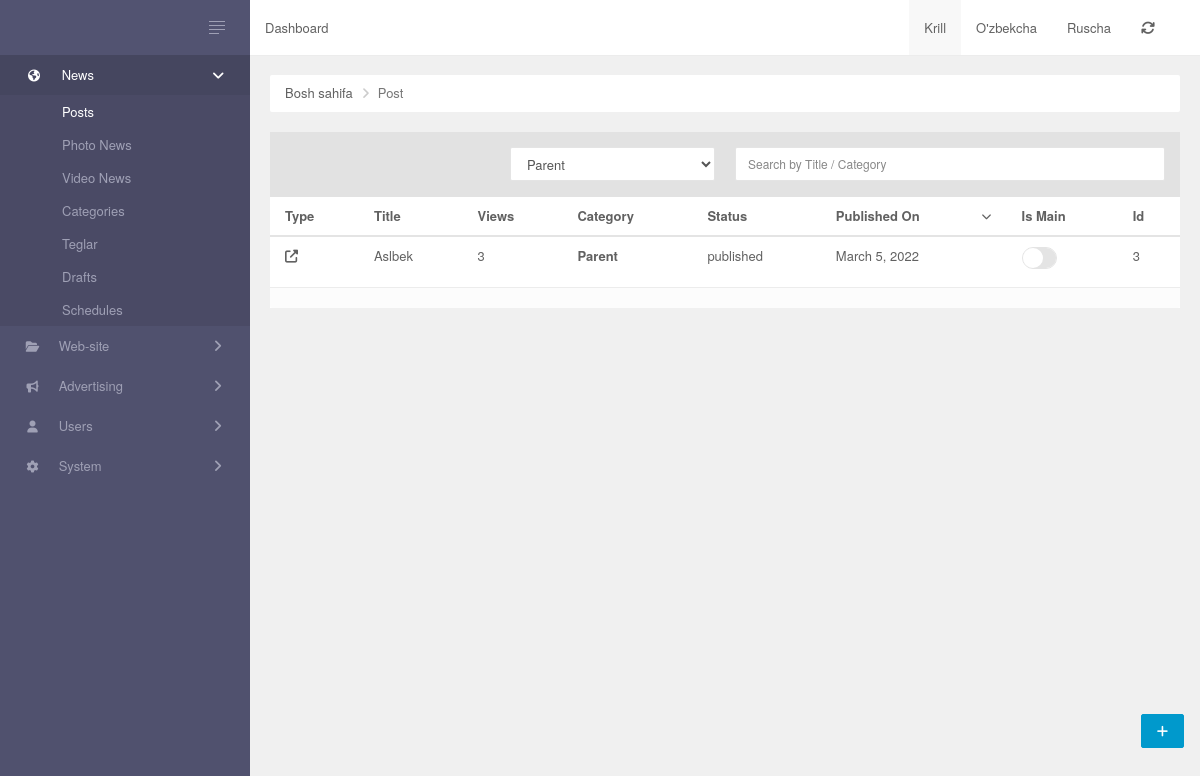
/, run on an earlier commit of the app's database.
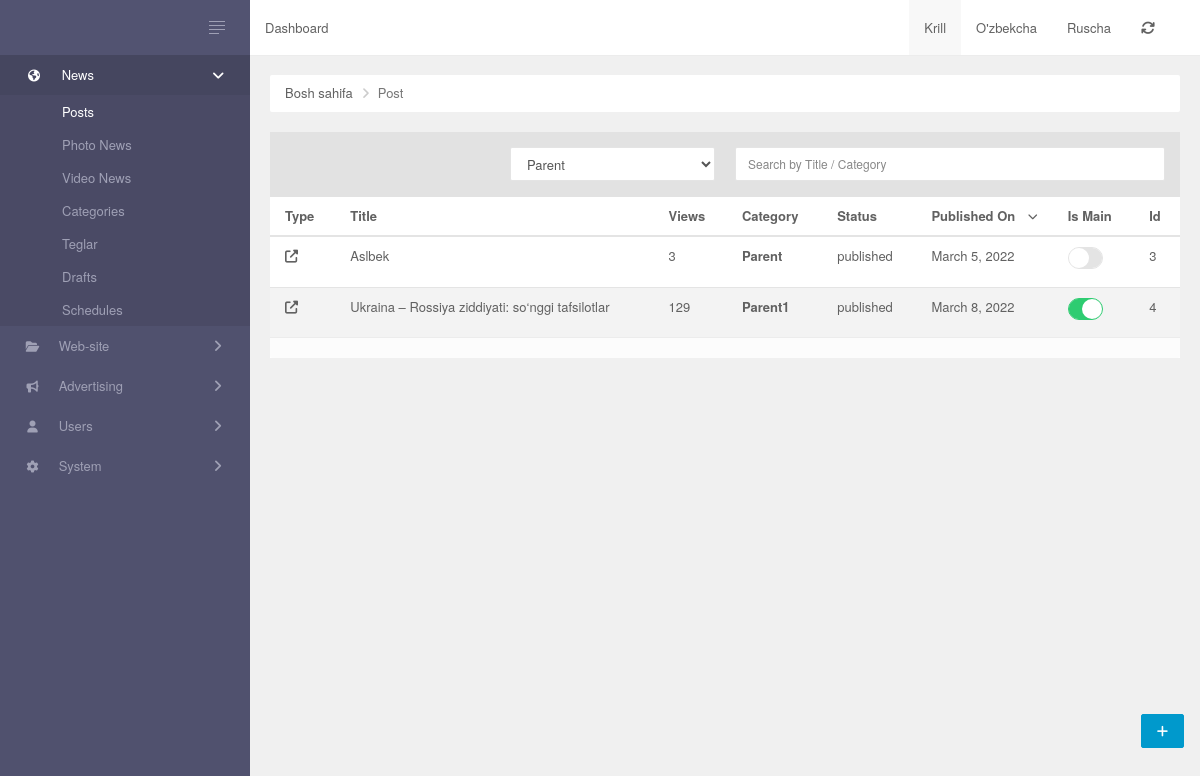
And on a later commit of the database.
### Admin/models/post.py (models this page shows, shortened)
class Post(models.Model):
    name = models.CharField(max_length = 200)
    slug = models.SlugField(unique=True, max_length=100)
    img = models.ImageField(upload_to='image/', default=True)
    short_info = models.CharField(max_length = 150)
    description = QuillField()
    category = models.ForeignKey('Category', on_delete = models.CASCADE)
    tags = TaggableManager()
    created_at = models.DateTimeField(auto_now_add = True)
    updated_at = models.DateTimeField(auto_now = True)
    STATUS = Choices('draft', 'published', 'disabled', 'posted')
    status = StatusField()
    views = models.PositiveBigIntegerField(default = 0)
    author = models.ForeignKey('MyUser', on_delete = models.CASCADE)
    is_main = models.BooleanField(default = False)

### Admin/models/category.py (models this page shows)
class Category(MPTTModel):
    name = models.CharField(max_length = 200)
    slug = models.SlugField(unique=True)
    description = models.TextField()
    is_hidden = models.BooleanField()
    is_home = models.BooleanField()
    creted_at = models.DateTimeField(auto_now_add = True)
    parent = TreeForeignKey('self', on_delete=models.CASCADE, null=True, blank=True, related_name='children')
    class MPTTMeta:
        order_insertion_by = ['name']
    def __str__(self):
        return self.name

### Admin/views.py (the view)
# urls.py: path('', index, name ='home'),
def index(request):
    news = Post.objects.all()
    category = Category.objects.all()
    return render(request,'index.html',{'news':news,'categories':category})

### Admin/templates/index.html (shortened to what this page needs)
{% extends 'base.html' %}
{% load static %}
{% block content %}
        <div class="main-panel">
            {% include 'inc/header.html' %}
            <div class="main-content">
                <ul class="breadcrumb ">
                    <li><a href="{% url 'home' %}">Bosh sahifa</a></li>
                    <li class="active">Post</li>
                </ul>
                <div class="button-panel">
                    <a class="btn btn-fab btn-raised btn-primary" href="#" title="Create news Post"><i class="fa fa-plus"></i></a>
                </div>
                <div id="post-grid" data-pjax-container="">
                    <div class="panel panel-default data-grid">
                        <div class="panel-heading">
                            <div class="row" id="data-grid-filters">
                                <form id="w0" action="{% url 'news_search' %}" method="post">
                                    <div class="col col-md-3  col-md-offset-3">
                                        <div class="form-group field-post-_domain">
                                            <select class="form-control">
                                                {% for i in categories %}
                                                <option value="{{i.name}}">{{i.name}}</option>
                                                {% endfor %}
                                            </select>
                                        </div>
                                    </div>
                                    <div class="col col-md-6 col-md-6">
                                        <div class="form-group field-post-search">
                                            <input type="text" id="post-search" class="form-control" name="query" placeholder="Search by Title / Category">
                                        </div>
                                    </div>
                                </form>
                            </div>
                        </div>
                        <div id="data-grid" class="table-responsive scroll">
                            <table class="table table-striped table-hover">
                                <thead>
                                    <tr>
                                        <th><a href="/post/index?sort=type" data-sort="type">Type</a></th>
                                        <th><a href="/post/index?sort=title" data-sort="title">Title</a></th>
                                        <th><a href="/post/index?sort=views" data-sort="views">Views</a></th>
                                        <th><a href="/post/index?sort=views" data-sort="views">Category</a></th>
                                        <th><a href="/post/index?sort=status" data-sort="status">Status</a></th>
                                        <th><a class="desc" href="/post/index?sort=published_on" data-sort="published_on">Published On</a></th>
                                        <th><a href="/post/index?sort=is_main" data-sort="is_main">Is Main</a></th>
                                        <th>Id</th>
                                    </tr>
                                </thead>
                                <tbody>
                                    {% for i in news %}
                                    <tr class="  " data-key="620ddae1f2750876ef694475">
                                        <td><a href="#" data-pjax="0" target="_blank"><i class="fa fa-external-link"></i></a></td>
                                        <td><a href="#" data-pjax="0">{{i.name|truncatechars:100}}</a></td>
                                        <td>{{i.views}}</td>
                                        <th><a href="" data-sort="views">{{i.category}}</a></th>
                                        <td>{{i.status}}</td>
                                        <td>{{i.created_at|date}}</td>
                                        <td>
                                            <label id="checkBo_w30" class="switch switch-sm">
                                                <input type="checkbox" name="is_main" {% if i.is_main %}checked{% endif %} ><span><i class='handle'></i></span>
                                            </label>
                                        </td>
                                        <td><a href="/post/schedule?p=620ddae1f2750876ef694475" data-pjax="0">{{i.id}}</a></td>
                                    </tr>
                                    {% endfor %}
                                </tbody>
                            </table>
                            <div class='panel-footer'>
                            </div>
                        </div>
                    </div>
                </div>
            </div>
        </div>
{% endblock %}

### templates/base.html (shortened to what this page needs)
{% load static %}
{% load bootstrap5 %}
{% load widget_tweaks %}
<!DOCTYPE html>
<html lang="en">
<head>
    <link href="{% static 'fontawesomefree/css/all.min.css' %}" rel="stylesheet" type="text/css">
    <link rel="stylesheet" href="{% static 'css/style.css' %}">
    <link rel="stylesheet" href="{% static 'css/bootstrap.css' %}">
    <link rel="stylesheet" href="{% static 'css/perfect-scollbar.min.css' %}">
    <link rel="stylesheet" href="{% static 'css/urban.css' %}">
    <link rel="stylesheet" href="{% static 'css/urban.skins.css' %}">
</head>
<body class="sidebar-skin-dark">
    <div class="app layout-fixed-header ">
        {% include 'include/sidebar.html' %}
    {% block content %}
    {% endblock %}
    </div>
</body>
</html>

### templates/include/sidebar.html (shortened to what this page needs)
<div class="sidebar-panel offscreen-left">
    <div class="brand">
        <a href="javascript:;" class="toggle-sidebar hidden-xs hamburger-icon v3"
           data-toggle="layout-small-menu">
            <span></span>
            <span></span>
            <span></span>
            <span></span>
        </a>
    </div>
    {% with request.resolver_match.url_name as url_name %}
    <nav class="ps-container ps-theme-default" role="navigation">
        <ul class="nav">
            <li class="menu-accordion {% if url_name == 'home' or url_name == 'categories' %}open{% endif %}">
                <a href="/post/#">
                    <i class="fa fa-globe"></i>
                    <span>News</span>
                </a>
                <ul class="sub-menu">
                    <li class="{% if url_name == 'home' %}active{% endif %}">
                        <a href="{% url 'home' %}">
                            <span>Posts</span>
                        </a>
                    </li>
                    <li class="">
                        <a href="/post/photo">
                            <span>Photo News</span>
                        </a>
                    </li>
                    <li class="">
                        <a href="/post/video">
                            <span>Video News</span>
                        </a>
                    </li>
                    <li class="{% if url_name == 'categories' %}active{% endif %}">
                        <a href="{% url 'categories' %}">
                            <span>Categories</span>
                        </a>
                    </li>
                    <li class="">
                        <a href="/tag/index">
                            <span>Teglar</span>
                        </a>
                    </li>
                    <li class="">
                        <a href="/post/draft">
                            <span>Drafts</span>
                        </a>
                    </li>
                    <li class="">
                        <a href="/post/schedule">
                            <span>Schedules</span>
                        </a>
                    </li>
                </ul>
            </li>
            <li class="menu-accordion">
                <a href="/post/#">
                    <i class="fa fa-folder-open"></i>
                    <span>Web-site</span>
                </a>
            </li>
            <li class="menu-accordion ">
                <a href="/post/#">
                    <i class="fa fa-bullhorn"></i>
                    <span>Advertising</span>
                </a>
            </li>
            <li class="menu-accordion {% if url_name == 'user_list' %}open{% endif %}">
                <a href="/post/#">
                    <i class="fa fa-user"></i>
                    <span>Users</span>
                </a>
            </li>
            <li class="menu-accordion ">
                <a href="/system/index">
                    <i class="fa fa-gear"></i>
                    <span>System</span>
                </a>
            </li>
        </ul>
    </nav>
    {% endwith %}
</div>

### Admin/templates/inc/header.html (shortened to what this page needs)
<header class="header navbar">
    <ul class="nav navbar-nav hidden-xs">
        <li>
            <p class="navbar-text">Dashboard</p>
        </li>
    </ul>
    <ul class="nav navbar-nav navbar-right hidden-xs">
        <li class="active">
            <a href="/post/index">Krill</a>
        </li>
        <li class="">
            <a href="/uz/post/index">O'zbekcha</a>
        </li>
        <li class="">
            <a href="/ru/post/index">Ruscha</a>
        </li>
        <li>
            <a href="/system/cache">
                <i class="fa fa-refresh"></i>
            </a>
        </li>
        <li>
            <a data-toggle="dropdown">
            </a>
        </li>
    </ul>
</header>

### Admin/templates/inc/pagination.html (shortened to what this page needs)
{% load static %}

### static/css/style.css (style rules this page uses)
.button-panel { bottom: 52px; position: fixed; right: 16px; z-index: 10000; }
.sidebar-panel { transition: width 0.33s cubic-bezier(0.685, 0.0473, 0.346, 1) 0s; }
.main-panel { transition: margin 0.33s cubic-bezier(0.685, 0.0473, 0.346, 1) 0s; }
.form-group { position: relative; }
.header .nav li.active { background-color: #F8F8F8; }
.header { border-bottom: 2px solid #e3e3e3; padding-bottom: 5px; display: block; }
.desc:after { font-family: FontAwesome; content: "\f078"; font-size: 10px; float: right; padding-top: 2px; }
.panel-heading .form-group { margin: 0px; }

### static/css/urban.skins.css (style rules this page uses)
.sidebar-skin-dark .sidebar-panel { background-color: #50516e; }
.sidebar-skin-dark .sidebar-panel > .brand { background-color: #525371; }
.sidebar-skin-dark .sidebar-panel > .brand a { color: #9fa0b5; }
.sidebar-skin-dark .sidebar-panel > .brand .hamburger-icon span { background-color: #9fa0b5; }
.sidebar-skin-dark .sidebar-panel > nav > ul > li > ul { background-color: #4a4a65; }
.sidebar-skin-dark .sidebar-panel > nav > ul > li > a:hover, .sidebar-skin-dark .sidebar-panel > nav > ul > li.open > a, .sidebar-skin-dark .sidebar-panel > nav > ul > li.open > a:hover, .sidebar-skin-dark .sidebar-panel > nav > ul > li.open > a:focus { background-color: #45465f; }
.sidebar-skin-dark .sidebar-panel > nav li.open > a, .sidebar-skin-dark .sidebar-panel > nav li.active > a { color: #ffffff; }
.sidebar-skin-dark .sidebar-panel > nav .open > a, .sidebar-skin-dark .sidebar-panel > nav .open > a:hover, .sidebar-skin-dark .sidebar-panel > nav .open > a:focus { background-color: transparent; }
.sidebar-skin-dark .sidebar-panel > nav a { color: #9fa0b5; }

### templates/base.html (style rules this page uses)
.scroll { overflow: auto; white-space: nowrap; }

What changed in the data, as far as the page shows it:
added Post: name "Ukraina – Rossiya ziddiyati: so‘nggi tafsilotlar", views "129", category "Parent1", status "published", created_at "March 8, 2022", id "4"
